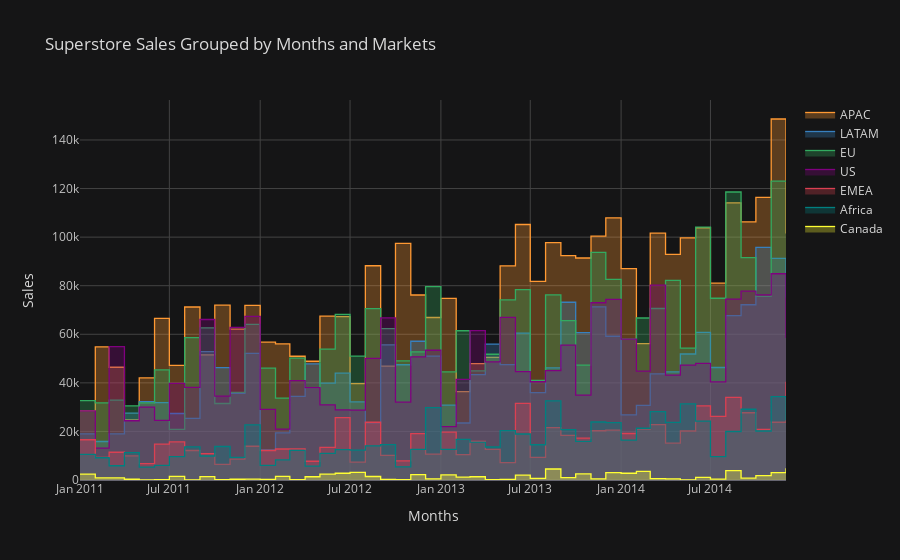

The cell this chart's notebook holds for it:
### Code cell
# 各市场按月分组销售额
sales = unpack_months('Sales', sum)
sales.iplot(
    title='Superstore Sales Grouped by Months and Markets',
    xTitle='Months', yTitle='Sales', 
    fill=True, theme='solar', interpolation='hv'
    )
